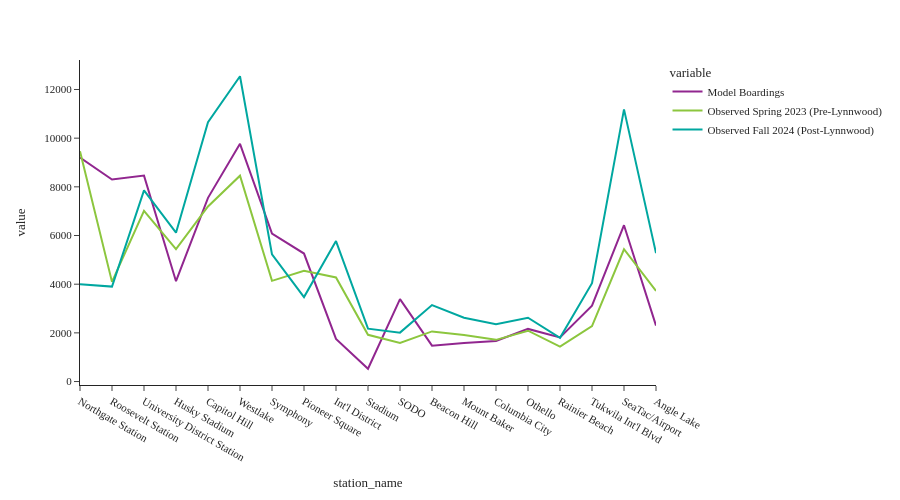

Here is the notebook cell this chart was saved with:
### Code cell
fig = px.line(df_1_line)
fig.update_layout(height=500, width=900, font=dict(size=11),
                  yaxis_tickformat = '.00f')
fig.show()

### Figure 1 — Plotly figure (JSON) as saved in the notebook; plotly's stock layout.template omitted (floating-point values rounded to 4 significant figures)
{"data": [{"hovertemplate": "variable=Model Boardings<br>station_name=%{x}<br>value=%{y}<extra></extra>", "legendgroup": "Model Boardings", "line": {"color": "#91268F", "dash": "solid"}, "marker": {"symbol": "circle"}, "mode": "lines", "name": "Model Boardings", "orientation": "v", "showlegend": true, "type": "scatter", "x": ["Northgate Station", "Roosevelt Station", "University District Station", "Husky Stadium", "Capitol Hill", "Westlake", "Symphony", "Pioneer Square", "Int'l District", "Stadium", "SODO", "Beacon Hill", "Mount Baker", "Columbia City", "Othello", "Rainier Beach", "Tukwila Int'l Blvd", "SeaTac/Airport", "Angle Lake"], "xaxis": "x", "y": [9202.0, 8302.0, 8462.0, 4123.0, 7549.0, 9768.0, 6076.0, 5260.0, 1749.0, 525.3, 3385.0, 1474.0, 1586.0, 1665.0, 2162.0, 1812.0, 3117.0, 6424.0, 2298.0], "yaxis": "y"}, {"hovertemplate": "variable=Observed Spring 2023 (Pre-Lynnwood)<br>station_name=%{x}<br>value=%{y}<extra></extra>", "legendgroup": "Observed Spring 2023 (Pre-Lynnwood)", "line": {"color": "#8CC63E", "dash": "solid"}, "marker": {"symbol": "circle"}, "mode": "lines", "name": "Observed Spring 2023 (Pre-Lynnwood)", "orientation": "v", "showlegend": true, "type": "scatter", "x": ["Northgate Station", "Roosevelt Station", "University District Station", "Husky Stadium", "Capitol Hill", "Westlake", "Symphony", "Pioneer Square", "Int'l District", "Stadium", "SODO", "Beacon Hill", "Mount Baker", "Columbia City", "Othello", "Rainier Beach", "Tukwila Int'l Blvd", "SeaTac/Airport", "Angle Lake"], "xaxis": "x", "y": [9458.0, 4095.0, 7011.0, 5440.0, 7196.0, 8457.0, 4137.0, 4552.0, 4278.0, 1920.0, 1587.0, 2059.0, 1909.0, 1713.0, 2088.0, 1436.0, 2278.0, 5435.0, 3725.0], "yaxis": "y"}, {"hovertemplate": "variable=Observed Fall 2024 (Post-Lynnwood)<br>station_name=%{x}<br>value=%{y}<extra></extra>", "legendgroup": "Observed Fall 2024 (Post-Lynnwood)", "line": {"color": "#00A7A0", "dash": "solid"}, "marker": {"symbol": "circle"}, "mode": "lines", "name": "Observed Fall 2024 (Post-Lynnwood)", "orientation": "v", "showlegend": true, "type": "scatter", "x": ["Northgate Station", "Roosevelt Station", "University District Station", "Husky Stadium", "Capitol Hill", "Westlake", "Symphony", "Pioneer Square", "Int'l District", "Stadium", "SODO", "Beacon Hill", "Mount Baker", "Columbia City", "Othello", "Rainier Beach", "Tukwila Int'l Blvd", "SeaTac/Airport", "Angle Lake"], "xaxis": "x", "y": [4002.0, 3902.0, 7852.0, 6116.0, 10660.0, 12540.0, 5227.0, 3470.0, 5770.0, 2171.0, 2010.0, 3143.0, 2621.0, 2353.0, 2621.0, 1794.0, 4043.0, 11180.0, 5276.0], "yaxis": "y"}], "layout": {"font": {"size": 11}, "height": 500, "legend": {"title": {"text": "variable"}, "tracegroupgap": 0}, "margin": {"t": 60}, "width": 900, "xaxis": {"anchor": "y", "domain": [0.0, 1.0], "title": {"text": "station_name"}}, "yaxis": {"anchor": "x", "domain": [0.0, 1.0], "tickformat": ".00f", "title": {"text": "value"}}}}
